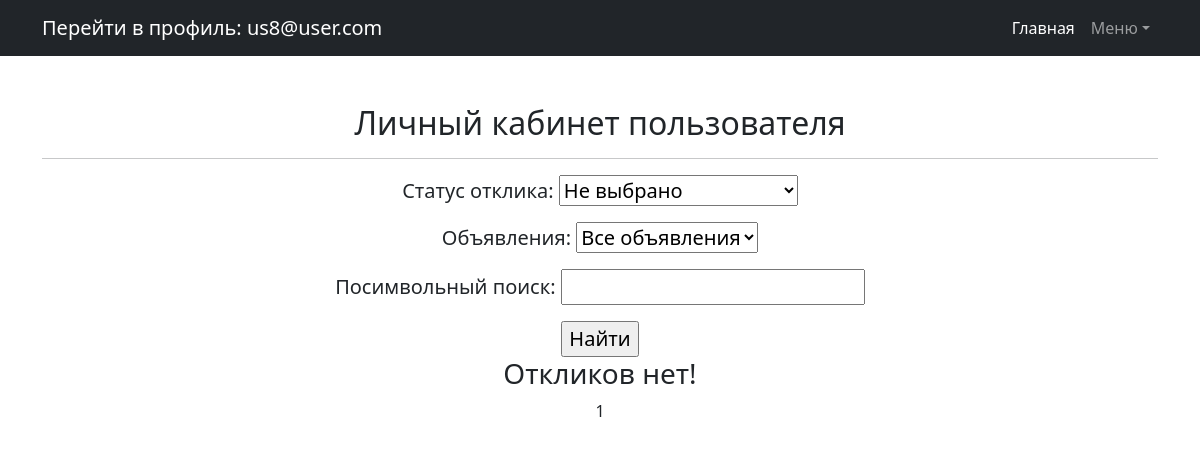
/profile/ (signed in), run on an earlier commit of the app's database.
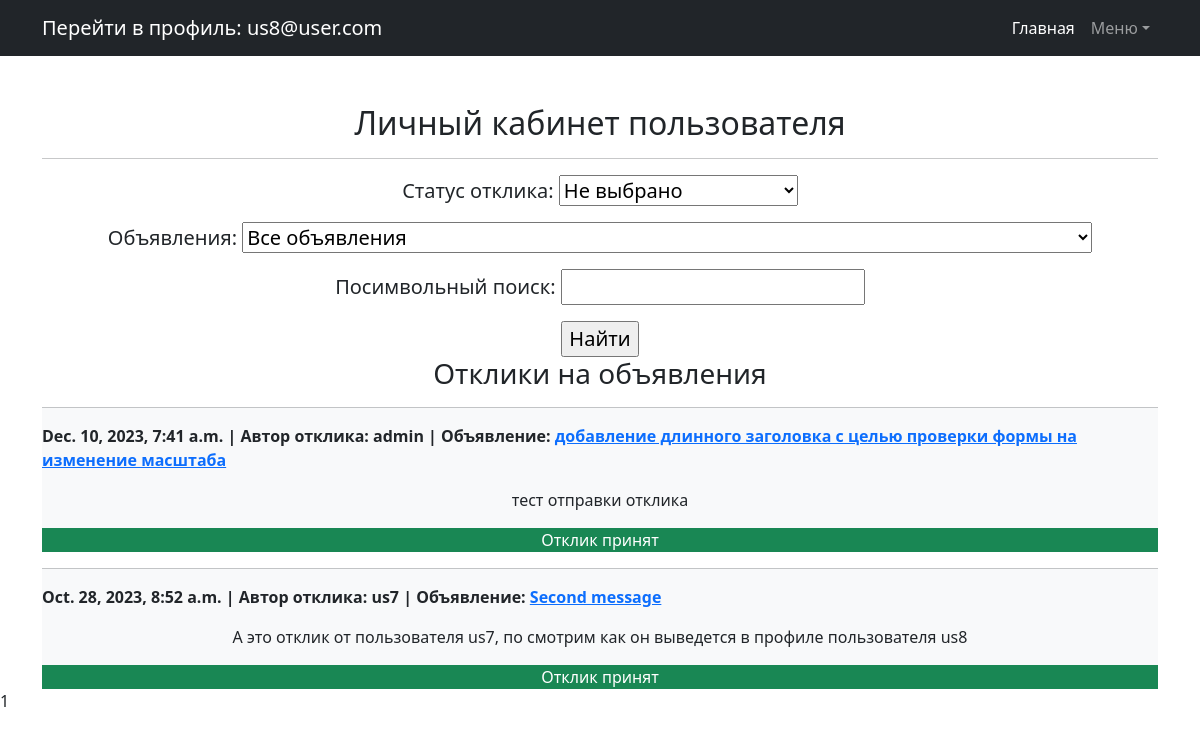
And on a later commit of the database.
### Board/models.py (models this page shows, shortened)
class Comment(models.Model):
    STATUS = (
        (0, 'отклик отклонен'),
        (1, 'отклик принят'),
        (2, 'отклик не рассмотрен'),
    )
    comment_message = models.ForeignKey(Message, related_name='c_message', on_delete=models.CASCADE)
    user = models.ForeignKey(User, related_name='c_user', on_delete=models.CASCADE)
    comment = models.TextField(default='')
    data_create = models.DateTimeField(auto_now_add=True)
    comment_status = models.IntegerField(default=2, choices=STATUS, verbose_name='Статус отклика')  #
    class Meta:
        ordering = ['-data_create']
        indexes = [models.Index(fields=['-data_create'])]

class Message(models.Model):
    VARIETY = (
        ('Tanks', 'Танки'),
        ('Healers', 'Хилы'),
        ('DD', 'ДД'),
        ('Traders', 'Торговцы'),
        ('Gildmasters', 'Гилдмастеры'),
        ('Questgivers', 'Квестгиверы'),
        ('Blacksmiths', 'Кузнецы'),
        ('Tanners', 'Кожевники'),
        ('PotionMakers', 'Зельевары'),
        ('SpellMasters', 'Мастера заклинаний'),
    )
    message_header = models.CharField(max_length=255, default='', verbose_name='Заголовок')  # Заголовок объявления
    message_text = models.TextField(default="", verbose_name='Текст объявления')  # Текстовое содержимое объявления
    data_create = models.DateTimeField(auto_now_add=True, verbose_name='Дата создания')  # Дата создания объявления
    category = models.CharField(max_length=20, choices=VARIETY, default='Tanks', blank=False, verbose_name='Категория')
    files = models.FileField(upload_to='files/%Y/%m/%d', verbose_name='Файл',
                             default=None, null=True, blank=True)
    photo = models.ImageField(upload_to='photos/%Y/%m/%d', verbose_name='Фото',
                              default=None, null=True, blank=True)
    message_user = models.ForeignKey(User, related_name='m_user', on_delete=models.CASCADE)
    def __str__(self):
        return f'{self.message_header}'

### Board/views.py (the view)
# urls.py: path('profile/', Profile.as_view(), name='profile'),  # страница с профилем пользователя на базе ListView
class Profile(LoginRequiredMixin, ListView):
    raise_exception = True
    model = Comment
    ordering = '-data_create'
    template_name = 'profile.html'
    context_object_name = 'comments'
    paginate_by = 10
    def get_queryset(self):
        queryset = Comment.objects.filter(comment_message__message_user_id=self.request.user)
        self.filterset = CommentFilter(self.request.GET, queryset, request=self.request.user)
        return self.filterset.qs
    def get_context_data(self, **kwargs):
        context = super().get_context_data(**kwargs)
        context['filterset'] = self.filterset
        return context

### templates/profile.html (shortened to what this page needs)
{% extends 'default.html' %}
{% block content %}
<h2>Личный кабинет пользователя</h2>
{% if perms.Board.add_message %}
<hr>
<div class="lead">
   <form action="" method="get">
       {{ filterset.form.as_p }}
       <input type="submit" value="Найти" />
   </form>
</div>
    {% if comments %}
        <h3>Отклики на объявления</h3>
        {% for comment in comments %}
            {% if request.user.id  !=  comment.user.id %}
            <div class="bg-light">
                <hr>
                <p class="text-black-50, text-start" ><strong>{{ comment.data_create }}  |  Автор отклика: {{ comment.user }}  |  Объявление:
                    <a href="{% url 'message_detail' pk=comment.comment_message.id %}">{{comment.comment_message}}</a></strong></p>
                <p class="text-reset">{{ comment.comment }}</p>
                            {% if comment.comment_status == 1 %}
                                <div class="text-bg-success">Отклик принят</div>
                            {% endif %}
            {% endif %}
            </div>
        {% endfor %}
    {% else %}
        <h3>Откликов нет!</h3>
    {% endif %}
{% endif %}
   {{ page_obj.number }}
{% endblock content %}

What changed in the data, as far as the page shows it:
added Comment: data_create "Dec. 10, 2023, 7:41 a.m.", user "admin", comment_message "добавление длинного заголовка с целью проверки формы на изменение масштаба", comment "тест отправки отклика", comment_status "Отклик принят"
added Comment: data_create "Oct. 28, 2023, 8:52 a.m.", user "us7", comment_message "Second message", comment "А это отклик от пользователя us7, по смотрим как он выведется в профиле пользователя us8", comment_status "Отклик принят"
Also different on the page:
text no longer shown: "Откликов нет!"
text now shown: "Отклики на объявления"
